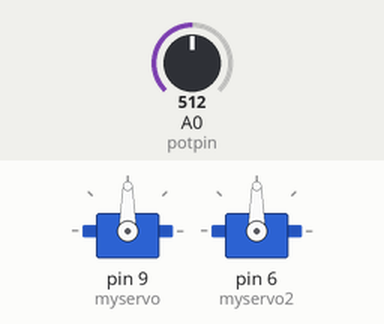
A sketch run on a simulated Arduino Uno, built with avr-gcc and run on an emulated ATmega328P. Shown: 2 × servo. Inputs (shaded band) come from the test bench; at power-on: A0 (potpin) = 512.

Above: at 1.2 s.
1.3 s: A0 (potpin) set to 716
At 1.9 s:
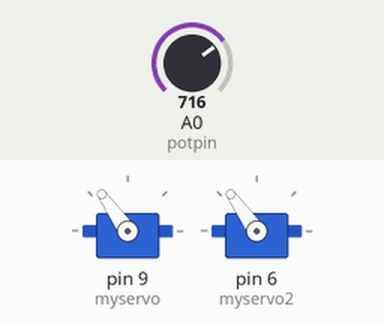
2.9 s: A0 (potpin) set to 900
At 4.2 s:
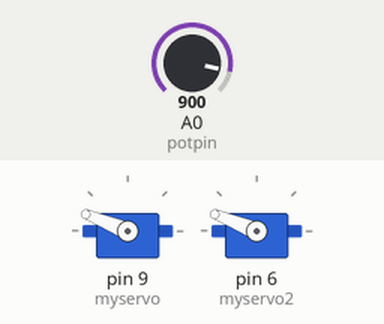
4.5 s: A0 (potpin) set to 1023
At 5.8 s:
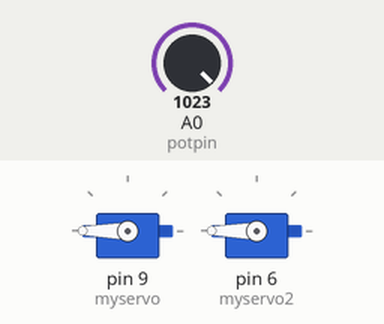
6.1 s: A0 (potpin) set to 306
At 7.0 s:
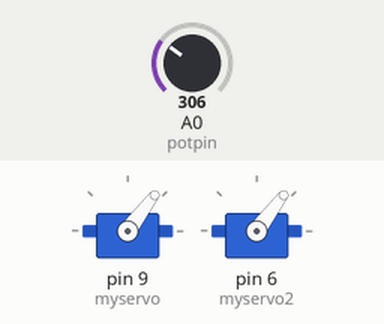
7.7 s: A0 (potpin) set to 122
At 8.2 s:
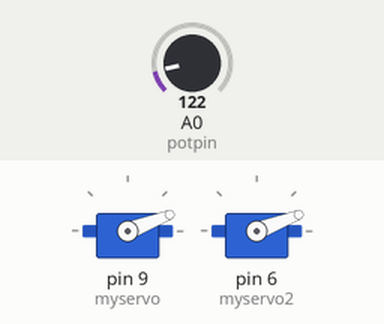
Timing chart, 0 to 10.3 s (numbered marks = the images above; inputs shaded):
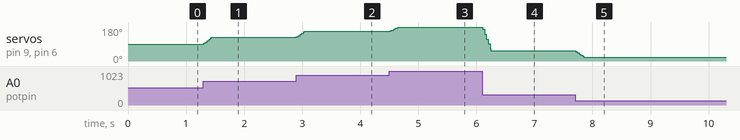

Measured:
- after the input at 1.3 s, servo on pin 9 (myservo), servo on pin 6 (myservo2): 90° → 125° at once
- after the input at 2.9 s, servo on pin 9 (myservo), servo on pin 6 (myservo2): 125° → 158° at once
- after the input at 4.5 s, servo on pin 9 (myservo), servo on pin 6 (myservo2): 158° → 180° at once
- after the input at 6.1 s, servo on pin 9 (myservo), servo on pin 6 (myservo2): 180° → 53° at once
- after the input at 7.7 s, servo on pin 9 (myservo), servo on pin 6 (myservo2): 53° → 21° at once

The sketch:

Workshop_Day4_Servo_Smoothed.ino
```cpp
#include <Servo.h>
#include <Smoothed.h>

//Create Servo Object
Servo myservo;
Servo myservo2;
Smoothed <int> myPot;

//Declare variables
int potpin = A0;
int pos = 0;

void setup() {
  myservo.attach(9);
  myservo2.attach(6);
  pinMode(potpin, INPUT);

  myPot.begin(SMOOTHED_AVERAGE, 10);
}

void loop() {
  pos = analogRead(potpin);
  myPot.add(pos);
  int smoothedPos = myPot.get();

  int mapVal = map(smoothedPos, 0, 1023, 0 , 180);

  myservo.write(mapVal);
  myservo2.write(mapVal);
  delay(15);
}
```
